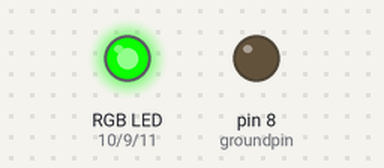
A sketch run on a simulated Arduino Uno, built with avr-gcc and run on an emulated ATmega328P. Parts: an RGB LED mixed from three pins (HIGH = lit), output pins drawn as LEDs (lit = HIGH).

Above: at 0.1 s.
Timing chart, 0 to 1.6 s (numbered marks = the images above):
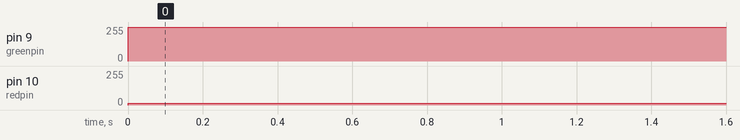

The sketch:

Keyes016_Control_with_Hex.ino
```cpp
#include <stdlib.h>
/*
 Controlling keyes016 led module with Hex code using RGB Hex to Decimal conversation
 */
int groundpin = 8; // write 0 to get ground
int greenpin = 9; // select the pin for the green LED
int redpin = 10; // select the pin for the red LED
int bluepin = 11; // select the pin for the blue LED
String hexString = "7CFC00";

void setup () {
  pinMode (redpin, OUTPUT);
  pinMode (greenpin, OUTPUT);
  pinMode (bluepin, OUTPUT);
  pinMode (groundpin, OUTPUT);
  digitalWrite (groundpin, LOW);
//  Serial.begin(9600);
//  Serial.print(hexToDec_R(hexString));
}

void loop () {
  analogWrite (redpin,   hexToDec_R(hexString));
  analogWrite (greenpin, hexToDec_G(hexString));
  analogWrite (bluepin,  hexToDec_B(hexString));
  delay (100);

}


int hexToDec_R(String hexstring) {

  long long number = strtol( &hexstring[1], NULL, 16);

  // Split them up into r, g, b values
  long long r = number >> 16;
  //long long g = number >> 8 & 0xFF;
  //long long b = number & 0xFF;

  return r;
}
int hexToDec_G(String hexstring) {

  long long number = strtol( &hexstring[1], NULL, 16);

  // Split them up into r, g, b values
//  long long r = number >> 16;
  long long g = number >> 8 & 0xFF;
//  long long b = number & 0xFF;

  return g;
}
int hexToDec_B(String hexstring) {

  long long number = strtol( &hexstring[1], NULL, 16);

  // Split them up into r, g, b values
//  long long r = number >> 16;
//  long long g = number >> 8 & 0xFF;
  long long b = number & 0xFF;

  return b;
}
```

Measured:
- by itself, pin 9 (greenpin): 0/255 → 252/255 at 0.00 s
- by itself, pin 10 (redpin): 0/255 → 12/255 at 0.00 s
